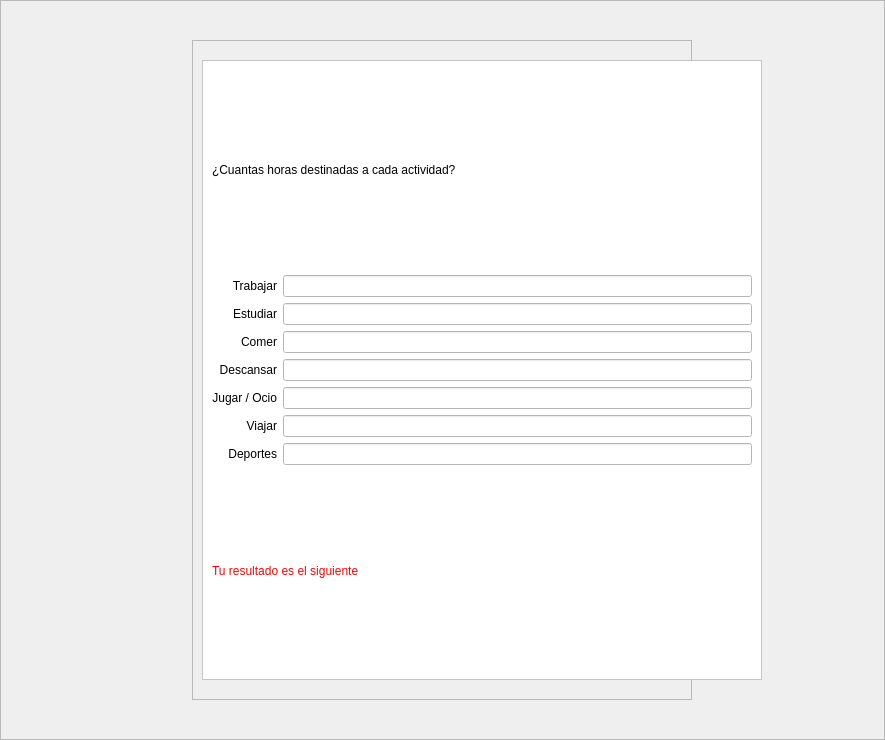
<?xml version="1.0" encoding="UTF-8"?>
<ui version="4.0">
 <class>MainWindow</class>
 <widget class="QMainWindow" name="MainWindow">
  <property name="geometry">
   <rect>
    <x>0</x>
    <y>0</y>
    <width>885</width>
    <height>740</height>
   </rect>
  </property>
  <property name="windowTitle">
   <string>MainWindow</string>
  </property>
  <widget class="QWidget" name="centralwidget">
   <layout class="QGridLayout" name="gridLayout">
    <property name="leftMargin">
     <number>0</number>
    </property>
    <property name="topMargin">
     <number>0</number>
    </property>
    <property name="rightMargin">
     <number>0</number>
    </property>
    <property name="bottomMargin">
     <number>0</number>
    </property>
    <property name="spacing">
     <number>0</number>
    </property>
    <item row="0" column="0">
     <widget class="QFrame" name="contenedorPrincipal">
      <property name="whatsThis">
       <string>&lt;html&gt;&lt;head/&gt;&lt;body&gt;&lt;p&gt;&lt;br/&gt;&lt;/p&gt;&lt;/body&gt;&lt;/html&gt;</string>
      </property>
      <property name="styleSheet">
       <string notr="true">
#contenedorPrincipal{
	background-image: url(imagenes/fondo.png);
}

#frameBotones{
	background-color:rgb(255, 255, 255);
	border: 1px solid black;
	max-width: 150px
}

#frameVentanas{
	background-color:rgb(255, 255, 255);
	border: 1px solid black;
}

#btnFinanzas,#btnNotas,#btnTiempo,#btnHorarios,#btnRecordatorios{
	color: rgb(255, 255, 255);
	font-size: 13px;
	background-color: rgb(85, 170, 255);
	border-radius: 3px;	
	height: 30px;
	border: 1px solid black;
}

#btnFinanzas:hover,#btnNotas:hover,#btnTiempo:hover,#btnHorarios:hover,#btnRecordatorios:hover{
	background-color: rgb(0, 85, 255);
}
</string>
      </property>
      <property name="frameShape">
       <enum>QFrame::StyledPanel</enum>
      </property>
      <property name="frameShadow">
       <enum>QFrame::Raised</enum>
      </property>
      <layout class="QGridLayout" name="gridLayout_2">
       <item row="0" column="0">
        <widget class="QFrame" name="framePrincipal">
         <property name="maximumSize">
          <size>
           <width>780</width>
           <height>16777215</height>
          </size>
         </property>
         <property name="styleSheet">
          <string notr="true">#framePrincipal{
	padding: 0px;
	margin: 30px 140px;
}</string>
         </property>
         <property name="frameShape">
          <enum>QFrame::StyledPanel</enum>
         </property>
         <property name="frameShadow">
          <enum>QFrame::Raised</enum>
         </property>
         <layout class="QVBoxLayout" name="verticalLayout">
          <item alignment="Qt::AlignVCenter">
           <widget class="QFrame" name="frameInterno">
            <property name="minimumSize">
             <size>
              <width>560</width>
              <height>620</height>
             </size>
            </property>
            <property name="styleSheet">
             <string notr="true">background-color: rgb(255, 255, 255);


</string>
            </property>
            <property name="frameShape">
             <enum>QFrame::StyledPanel</enum>
            </property>
            <property name="frameShadow">
             <enum>QFrame::Raised</enum>
            </property>
            <layout class="QGridLayout" name="gridLayout_3">
             <item row="3" column="0">
              <widget class="QLabel" name="label_4">
               <property name="styleSheet">
                <string notr="true">font: 12pt &quot;Segoe Print&quot;;</string>
               </property>
               <property name="text">
                <string>Comer</string>
               </property>
               <property name="alignment">
                <set>Qt::AlignRight|Qt::AlignTrailing|Qt::AlignVCenter</set>
               </property>
              </widget>
             </item>
             <item row="5" column="0">
              <widget class="QLabel" name="label_6">
               <property name="styleSheet">
                <string notr="true">font: 12pt &quot;Segoe Print&quot;;</string>
               </property>
               <property name="text">
                <string>Jugar / Ocio</string>
               </property>
               <property name="alignment">
                <set>Qt::AlignRight|Qt::AlignTrailing|Qt::AlignVCenter</set>
               </property>
              </widget>
             </item>
             <item row="1" column="0">
              <widget class="QLabel" name="label_12">
               <property name="styleSheet">
                <string notr="true">font: 12pt &quot;Segoe Print&quot;;</string>
               </property>
               <property name="text">
                <string>Trabajar</string>
               </property>
               <property name="alignment">
                <set>Qt::AlignRight|Qt::AlignTrailing|Qt::AlignVCenter</set>
               </property>
              </widget>
             </item>
             <item row="2" column="1">
              <widget class="QLineEdit" name="txtEstudiar"/>
             </item>
             <item row="3" column="1">
              <widget class="QLineEdit" name="txtComer"/>
             </item>
             <item row="4" column="1">
              <widget class="QLineEdit" name="txtDescansar"/>
             </item>
             <item row="7" column="1">
              <widget class="QLineEdit" name="txtDeportes"/>
             </item>
             <item row="8" column="0" colspan="2">
              <widget class="QLabel" name="lblResultado">
               <property name="tabletTracking">
                <bool>false</bool>
               </property>
               <property name="styleSheet">
                <string notr="true">font: 12pt &quot;Segoe Print&quot;;
color: rgb(255, 0, 0);</string>
               </property>
               <property name="text">
                <string>Tu resultado es el siguiente</string>
               </property>
               <property name="alignment">
                <set>Qt::AlignLeading|Qt::AlignLeft|Qt::AlignVCenter</set>
               </property>
              </widget>
             </item>
             <item row="1" column="1">
              <widget class="QLineEdit" name="txtTrabajar"/>
             </item>
             <item row="5" column="1">
              <widget class="QLineEdit" name="txtJugar"/>
             </item>
             <item row="4" column="0">
              <widget class="QLabel" name="label_5">
               <property name="styleSheet">
                <string notr="true">font: 12pt &quot;Segoe Print&quot;;</string>
               </property>
               <property name="text">
                <string>Descansar</string>
               </property>
               <property name="alignment">
                <set>Qt::AlignRight|Qt::AlignTrailing|Qt::AlignVCenter</set>
               </property>
              </widget>
             </item>
             <item row="6" column="1">
              <widget class="QLineEdit" name="txtViajar"/>
             </item>
             <item row="0" column="0" colspan="2">
              <widget class="QLabel" name="label_15">
               <property name="styleSheet">
                <string notr="true">font: 12pt &quot;Segoe Print&quot;;</string>
               </property>
               <property name="text">
                <string>¿Cuantas horas destinadas a cada actividad?</string>
               </property>
               <property name="alignment">
                <set>Qt::AlignLeading|Qt::AlignLeft|Qt::AlignVCenter</set>
               </property>
              </widget>
             </item>
             <item row="2" column="0">
              <widget class="QLabel" name="label_13">
               <property name="styleSheet">
                <string notr="true">font: 12pt &quot;Segoe Print&quot;;</string>
               </property>
               <property name="text">
                <string>Estudiar</string>
               </property>
               <property name="alignment">
                <set>Qt::AlignRight|Qt::AlignTrailing|Qt::AlignVCenter</set>
               </property>
              </widget>
             </item>
             <item row="6" column="0">
              <widget class="QLabel" name="label_7">
               <property name="styleSheet">
                <string notr="true">font: 12pt &quot;Segoe Print&quot;;</string>
               </property>
               <property name="text">
                <string>Viajar</string>
               </property>
               <property name="alignment">
                <set>Qt::AlignRight|Qt::AlignTrailing|Qt::AlignVCenter</set>
               </property>
              </widget>
             </item>
             <item row="7" column="0">
              <widget class="QLabel" name="label_14">
               <property name="styleSheet">
                <string notr="true">font: 12pt &quot;Segoe Print&quot;;</string>
               </property>
               <property name="text">
                <string>Deportes</string>
               </property>
               <property name="alignment">
                <set>Qt::AlignRight|Qt::AlignTrailing|Qt::AlignVCenter</set>
               </property>
              </widget>
             </item>
            </layout>
           </widget>
          </item>
         </layout>
        </widget>
       </item>
      </layout>
     </widget>
    </item>
   </layout>
  </widget>
 </widget>
 <tabstops>
  <tabstop>txtTrabajar</tabstop>
  <tabstop>txtEstudiar</tabstop>
  <tabstop>txtComer</tabstop>
  <tabstop>txtDescansar</tabstop>
  <tabstop>txtJugar</tabstop>
  <tabstop>txtViajar</tabstop>
  <tabstop>txtDeportes</tabstop>
 </tabstops>
 <resources/>
 <connections/>
</ui>
